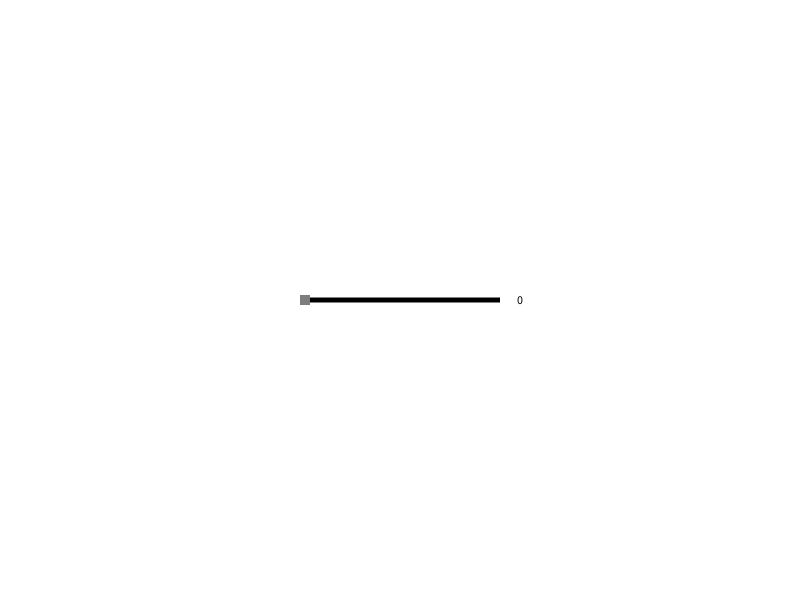
Frame 1 (no input)
Frame 60 (the mouse pressed at the canvas centre just before this capture): identical to frame 1, image omitted
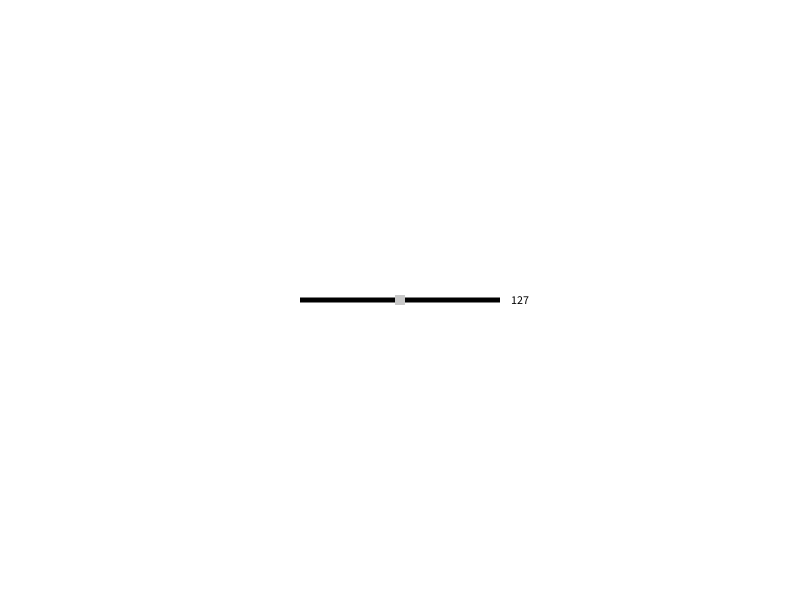
Frame 120 (the mouse held since frame 60 and released just before this capture)

The Processing sketch that drew these frames (run headless with seeded random() and noise(); from frame 60 on, the mouse is pressed at the canvas centre):

// Processing sketch: slide
// ── slide.pde
float n = 0, c = 125;
float x;
float y;
boolean released;
float value;

void setup(){
 size(800,600);
 x = width/2-100+n;
 y = height/2-5;
}

void draw(){
  //tela
  background(255);
  
  //barra
  noStroke();
  fill(0);
  rect(width/2-100,height/2-2.5,200,5);
  
  //indicador
  noStroke();
  fill(c);
  rect(x,y,10,10); 
  
  //valor
  textSize(12);
  textAlign(CENTER);
  fill(0);
  text(int(value), width/2+120, height/2+4);

  if((mouseX>= 290) && (mouseX<=510) && (mouseY>y-10) && (mouseY<y+20)){
    if(mousePressed){
      released = true;
      if((x >= width/2-100) && (x <= width/2+90)){
      println(3,  "  //   x:", x, "  //   width/2-100:", width/2-100, "  //   width/2-290:", width/2+90, "  //   mousePressed:", mousePressed);
      c = 200;
    } else {
        println(2, "  //   x:", x, "  //   width/2-100:", width/2-100, "  //   width/2-290:", width/2+90, "  //   mousePressed:", mousePressed);
        c = 200;
      }
    } else {
        println(1, "  //   x:", x, "  //   width/2-100:", width/2-100, "  //   width/2-290:", width/2+90, "  //   mousePressed:", mousePressed);
        c = 175;
        n = 0;
      }
  } else {
      println(0, "  //   x:", x, "  //   width/2-100:", width/2-100, "  //   width/2-290:", width/2+290, "  //   mousePressed:", mousePressed);
      c = 125;
    }
    if(released == true){
      x = mouseX - 5;
      println(4,  "  //   x:", x, "  //   width/2-100:", width/2-100, "  //   width/2-290:", width/2+90, "  //   mousePressed:", mousePressed);
      if(x > 490){
        x = 490;
      }
      if(x < 300){
        x = 300;
      }
    }
    value = map(x,300,490,0,255);
}

void mouseReleased(){
  released = false;
}
//x >= width/2-100 && x <=width/2-290
